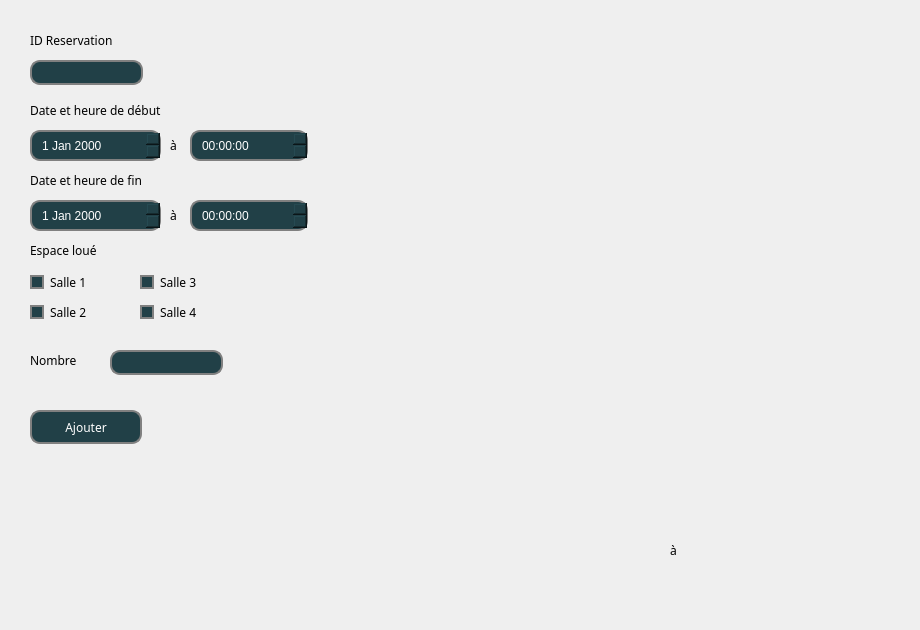
    <widget class="QWidget" name="tab">
     <attribute name="title">
      <string>Ajout</string>
     </attribute>
     <widget class="QCheckBox" name="S2">
      <property name="geometry">
       <rect>
        <x>30</x>
        <y>300</y>
        <width>102</width>
        <height>24</height>
       </rect>
      </property>
      <property name="palette">
       <palette>
        <active>
         <colorrole role="WindowText">
          <brush brushstyle="SolidPattern">
           <color alpha="255">
            <red>0</red>
            <green>0</green>
            <blue>0</blue>
           </color>
          </brush>
         </colorrole>
        </active>
        <inactive>
         <colorrole role="WindowText">
          <brush brushstyle="SolidPattern">
           <color alpha="255">
            <red>0</red>
            <green>0</green>
            <blue>0</blue>
           </color>
          </brush>
         </colorrole>
        </inactive>
        <disabled>
         <colorrole role="WindowText">
          <brush brushstyle="SolidPattern">
           <color alpha="255">
            <red>120</red>
            <green>120</green>
            <blue>120</blue>
           </color>
          </brush>
         </colorrole>
        </disabled>
       </palette>
      </property>
      <property name="font">
       <font>
        <family>Neue Haas Grotesk Text Pro Ligh</family>
       </font>
      </property>
      <property name="cursor">
       <cursorShape>PointingHandCursor</cursorShape>
      </property>
      <property name="styleSheet">
       <string notr="true">
QCheckBox::indicator
{
border: 2px solid gray;
     border-radius: 10px;
     padding: 0 8px;
     background: rgb(33, 64, 71);
     selection-background-color: darkgray;

}
QCheckBox::indicator:checked
{
background-color :rgb(67, 148, 164);
}</string>
      </property>
      <property name="text">
       <string>Salle 2</string>
      </property>
     </widget>
     <widget class="QLabel" name="label_9">
      <property name="geometry">
       <rect>
        <x>30</x>
        <y>170</y>
        <width>151</width>
        <height>20</height>
       </rect>
      </property>
      <property name="palette">
       <palette>
        <active>
         <colorrole role="WindowText">
          <brush brushstyle="SolidPattern">
           <color alpha="255">
            <red>0</red>
            <green>0</green>
            <blue>0</blue>
           </color>
          </brush>
         </colorrole>
        </active>
        <inactive>
         <colorrole role="WindowText">
          <brush brushstyle="SolidPattern">
           <color alpha="255">
            <red>0</red>
            <green>0</green>
            <blue>0</blue>
           </color>
          </brush>
         </colorrole>
        </inactive>
        <disabled>
         <colorrole role="WindowText">
          <brush brushstyle="SolidPattern">
           <color alpha="255">
            <red>120</red>
            <green>120</green>
            <blue>120</blue>
           </color>
          </brush>
         </colorrole>
        </disabled>
       </palette>
      </property>
      <property name="font">
       <font>
        <family>Neue Haas Grotesk Text Pro Ligh</family>
       </font>
      </property>
      <property name="text">
       <string>Date et heure de fin</string>
      </property>
     </widget>
     <widget class="QCheckBox" name="S1">
      <property name="geometry">
       <rect>
        <x>30</x>
        <y>270</y>
        <width>102</width>
        <height>24</height>
       </rect>
      </property>
      <property name="palette">
       <palette>
        <active>
         <colorrole role="WindowText">
          <brush brushstyle="SolidPattern">
           <color alpha="255">
            <red>0</red>
            <green>0</green>
            <blue>0</blue>
           </color>
          </brush>
         </colorrole>
        </active>
        <inactive>
         <colorrole role="WindowText">
          <brush brushstyle="SolidPattern">
           <color alpha="255">
            <red>0</red>
            <green>0</green>
            <blue>0</blue>
           </color>
          </brush>
         </colorrole>
        </inactive>
        <disabled>
         <colorrole role="WindowText">
          <brush brushstyle="SolidPattern">
           <color alpha="255">
            <red>120</red>
            <green>120</green>
            <blue>120</blue>
           </color>
          </brush>
         </colorrole>
        </disabled>
       </palette>
      </property>
      <property name="font">
       <font>
        <family>Neue Haas Grotesk Text Pro Ligh</family>
       </font>
      </property>
      <property name="cursor">
       <cursorShape>PointingHandCursor</cursorShape>
      </property>
      <property name="styleSheet">
       <string notr="true">
QCheckBox::indicator
{
border: 2px solid gray;
     border-radius: 10px;
     padding: 0 8px;
     background: rgb(33, 64, 71);
     selection-background-color: darkgray;

}
QCheckBox::indicator:checked
{
background-color :rgb(67, 148, 164);
}</string>
      </property>
      <property name="text">
       <string>Salle 1</string>
      </property>
     </widget>
     <widget class="QLabel" name="label_8">
      <property name="geometry">
       <rect>
        <x>30</x>
        <y>100</y>
        <width>181</width>
        <height>20</height>
       </rect>
      </property>
      <property name="palette">
       <palette>
        <active>
         <colorrole role="WindowText">
          <brush brushstyle="SolidPattern">
           <color alpha="255">
            <red>0</red>
            <green>0</green>
            <blue>0</blue>
           </color>
          </brush>
         </colorrole>
        </active>
        <inactive>
         <colorrole role="WindowText">
          <brush brushstyle="SolidPattern">
           <color alpha="255">
            <red>0</red>
            <green>0</green>
            <blue>0</blue>
           </color>
          </brush>
         </colorrole>
        </inactive>
        <disabled>
         <colorrole role="WindowText">
          <brush brushstyle="SolidPattern">
           <color alpha="255">
            <red>120</red>
            <green>120</green>
            <blue>120</blue>
           </color>
          </brush>
         </colorrole>
        </disabled>
       </palette>
      </property>
      <property name="font">
       <font>
        <family>Neue Haas Grotesk Text Pro Ligh</family>
       </font>
      </property>
      <property name="text">
       <string>Date et heure de début</string>
      </property>
     </widget>
     <widget class="QCheckBox" name="S4">
      <property name="geometry">
       <rect>
        <x>140</x>
        <y>300</y>
        <width>102</width>
        <height>24</height>
       </rect>
      </property>
      <property name="palette">
       <palette>
        <active>
         <colorrole role="WindowText">
          <brush brushstyle="SolidPattern">
           <color alpha="255">
            <red>0</red>
            <green>0</green>
            <blue>0</blue>
           </color>
          </brush>
         </colorrole>
        </active>
        <inactive>
         <colorrole role="WindowText">
          <brush brushstyle="SolidPattern">
           <color alpha="255">
            <red>0</red>
            <green>0</green>
            <blue>0</blue>
           </color>
          </brush>
         </colorrole>
        </inactive>
        <disabled>
         <colorrole role="WindowText">
          <brush brushstyle="SolidPattern">
           <color alpha="255">
            <red>120</red>
            <green>120</green>
            <blue>120</blue>
           </color>
          </brush>
         </colorrole>
        </disabled>
       </palette>
      </property>
      <property name="font">
       <font>
        <family>Neue Haas Grotesk Text Pro Ligh</family>
       </font>
      </property>
      <property name="cursor">
       <cursorShape>PointingHandCursor</cursorShape>
      </property>
      <property name="styleSheet">
       <string notr="true">
QCheckBox::indicator
{
border: 2px solid gray;
     border-radius: 10px;
     padding: 0 8px;
     background: rgb(33, 64, 71);
     selection-background-color: darkgray;

}
QCheckBox::indicator:checked
{
background-color :rgb(67, 148, 164);
}</string>
      </property>
      <property name="text">
       <string>Salle 4 </string>
      </property>
     </widget>
     <widget class="QLabel" name="label_7">
      <property name="geometry">
       <rect>
        <x>30</x>
        <y>240</y>
        <width>101</width>
        <height>20</height>
       </rect>
      </property>
      <property name="palette">
       <palette>
        <active>
         <colorrole role="WindowText">
          <brush brushstyle="SolidPattern">
           <color alpha="255">
            <red>0</red>
            <green>0</green>
            <blue>0</blue>
           </color>
          </brush>
         </colorrole>
        </active>
        <inactive>
         <colorrole role="WindowText">
          <brush brushstyle="SolidPattern">
           <color alpha="255">
            <red>0</red>
            <green>0</green>
            <blue>0</blue>
           </color>
          </brush>
         </colorrole>
        </inactive>
        <disabled>
         <colorrole role="WindowText">
          <brush brushstyle="SolidPattern">
           <color alpha="255">
            <red>120</red>
            <green>120</green>
            <blue>120</blue>
           </color>
          </brush>
         </colorrole>
        </disabled>
       </palette>
      </property>
      <property name="font">
       <font>
        <family>Neue Haas Grotesk Text Pro Ligh</family>
       </font>
      </property>
      <property name="text">
       <string>Espace loué</string>
      </property>
     </widget>
     <widget class="QCheckBox" name="S3">
      <property name="geometry">
       <rect>
        <x>140</x>
        <y>270</y>
        <width>102</width>
        <height>24</height>
       </rect>
      </property>
      <property name="palette">
       <palette>
        <active>
         <colorrole role="WindowText">
          <brush brushstyle="SolidPattern">
           <color alpha="255">
            <red>0</red>
            <green>0</green>
            <blue>0</blue>
           </color>
          </brush>
         </colorrole>
        </active>
        <inactive>
         <colorrole role="WindowText">
          <brush brushstyle="SolidPattern">
           <color alpha="255">
            <red>0</red>
            <green>0</green>
            <blue>0</blue>
           </color>
          </brush>
         </colorrole>
        </inactive>
        <disabled>
         <colorrole role="WindowText">
          <brush brushstyle="SolidPattern">
           <color alpha="255">
            <red>120</red>
            <green>120</green>
            <blue>120</blue>
           </color>
          </brush>
         </colorrole>
        </disabled>
       </palette>
      </property>
      <property name="font">
       <font>
        <family>Neue Haas Grotesk Text Pro Ligh</family>
       </font>
      </property>
      <property name="cursor">
       <cursorShape>PointingHandCursor</cursorShape>
      </property>
      <property name="styleSheet">
       <string notr="true">
QCheckBox::indicator
{
border: 2px solid gray;
     border-radius: 10px;
     padding: 0 8px;
     background: rgb(33, 64, 71);
     selection-background-color: darkgray;

}
QCheckBox::indicator:checked
{
background-color :rgb(67, 148, 164);
}</string>
      </property>
      <property name="text">
       <string>Salle 3</string>
      </property>
     </widget>
     <widget class="QLabel" name="LabelNomb">
      <property name="geometry">
       <rect>
        <x>30</x>
        <y>350</y>
        <width>71</width>
        <height>20</height>
       </rect>
      </property>
      <property name="palette">
       <palette>
        <active>
         <colorrole role="WindowText">
          <brush brushstyle="SolidPattern">
           <color alpha="255">
            <red>0</red>
            <green>0</green>
            <blue>0</blue>
           </color>
          </brush>
         </colorrole>
        </active>
        <inactive>
         <colorrole role="WindowText">
          <brush brushstyle="SolidPattern">
           <color alpha="255">
            <red>0</red>
            <green>0</green>
            <blue>0</blue>
           </color>
          </brush>
         </colorrole>
        </inactive>
        <disabled>
         <colorrole role="WindowText">
          <brush brushstyle="SolidPattern">
           <color alpha="255">
            <red>120</red>
            <green>120</green>
            <blue>120</blue>
           </color>
          </brush>
         </colorrole>
        </disabled>
       </palette>
      </property>
      <property name="font">
       <font>
        <family>Neue Haas Grotesk Text Pro Ligh</family>
       </font>
      </property>
      <property name="text">
       <string>Nombre</string>
      </property>
     </widget>
     <widget class="QPushButton" name="OKBUTT">
      <property name="geometry">
       <rect>
        <x>30</x>
        <y>410</y>
        <width>112</width>
        <height>34</height>
       </rect>
      </property>
      <property name="palette">
       <palette>
        <active>
         <colorrole role="WindowText">
          <brush brushstyle="SolidPattern">
           <color alpha="255">
            <red>255</red>
            <green>255</green>
            <blue>255</blue>
           </color>
          </brush>
         </colorrole>
         <colorrole role="Button">
          <brush brushstyle="SolidPattern">
           <color alpha="255">
            <red>33</red>
            <green>64</green>
            <blue>71</blue>
           </color>
          </brush>
         </colorrole>
         <colorrole role="Text">
          <brush brushstyle="SolidPattern">
           <color alpha="255">
            <red>255</red>
            <green>255</green>
            <blue>255</blue>
           </color>
          </brush>
         </colorrole>
         <colorrole role="ButtonText">
          <brush brushstyle="SolidPattern">
           <color alpha="255">
            <red>255</red>
            <green>255</green>
            <blue>255</blue>
           </color>
          </brush>
         </colorrole>
         <colorrole role="Base">
          <brush brushstyle="SolidPattern">
           <color alpha="255">
            <red>33</red>
            <green>64</green>
            <blue>71</blue>
           </color>
          </brush>
         </colorrole>
         <colorrole role="Window">
          <brush brushstyle="SolidPattern">
           <color alpha="255">
            <red>33</red>
            <green>64</green>
            <blue>71</blue>
           </color>
          </brush>
         </colorrole>
         <colorrole role="PlaceholderText">
          <brush brushstyle="NoBrush">
           <color alpha="128">
            <red>255</red>
            <green>255</green>
            <blue>255</blue>
           </color>
          </brush>
         </colorrole>
        </active>
        <inactive>
         <colorrole role="WindowText">
          <brush brushstyle="SolidPattern">
           <color alpha="255">
            <red>255</red>
            <green>255</green>
            <blue>255</blue>
           </color>
          </brush>
         </colorrole>
         <colorrole role="Button">
          <brush brushstyle="SolidPattern">
           <color alpha="255">
            <red>33</red>
            <green>64</green>
            <blue>71</blue>
           </color>
          </brush>
         </colorrole>
         <colorrole role="Text">
          <brush brushstyle="SolidPattern">
           <color alpha="255">
            <red>255</red>
            <green>255</green>
            <blue>255</blue>
           </color>
          </brush>
         </colorrole>
         <colorrole role="ButtonText">
          <brush brushstyle="SolidPattern">
           <color alpha="255">
            <red>255</red>
            <green>255</green>
            <blue>255</blue>
           </color>
          </brush>
         </colorrole>
         <colorrole role="Base">
          <brush brushstyle="SolidPattern">
           <color alpha="255">
            <red>33</red>
            <green>64</green>
            <blue>71</blue>
           </color>
          </brush>
         </colorrole>
         <colorrole role="Window">
          <brush brushstyle="SolidPattern">
           <color alpha="255">
            <red>33</red>
            <green>64</green>
            <blue>71</blue>
           </color>
          </brush>
         </colorrole>
         <colorrole role="PlaceholderText">
          <brush brushstyle="NoBrush">
           <color alpha="128">
            <red>255</red>
            <green>255</green>
            <blue>255</blue>
           </color>
          </brush>
         </colorrole>
        </inactive>
        <disabled>
         <colorrole role="WindowText">
          <brush brushstyle="SolidPattern">
           <color alpha="255">
            <red>255</red>
            <green>255</green>
            <blue>255</blue>
           </color>
          </brush>
         </colorrole>
         <colorrole role="Button">
          <brush brushstyle="SolidPattern">
           <color alpha="255">
            <red>33</red>
            <green>64</green>
            <blue>71</blue>
           </color>
          </brush>
         </colorrole>
         <colorrole role="Text">
          <brush brushstyle="SolidPattern">
           <color alpha="255">
            <red>255</red>
            <green>255</green>
            <blue>255</blue>
           </color>
          </brush>
         </colorrole>
         <colorrole role="ButtonText">
          <brush brushstyle="SolidPattern">
           <color alpha="255">
            <red>255</red>
            <green>255</green>
            <blue>255</blue>
           </color>
          </brush>
         </colorrole>
         <colorrole role="Base">
          <brush brushstyle="SolidPattern">
           <color alpha="255">
            <red>33</red>
            <green>64</green>
            <blue>71</blue>
           </color>
          </brush>
         </colorrole>
         <colorrole role="Window">
          <brush brushstyle="SolidPattern">
           <color alpha="255">
            <red>33</red>
            <green>64</green>
            <blue>71</blue>
           </color>
          </brush>
         </colorrole>
         <colorrole role="PlaceholderText">
          <brush brushstyle="NoBrush">
           <color alpha="128">
            <red>255</red>
            <green>255</green>
            <blue>255</blue>
           </color>
          </brush>
         </colorrole>
        </disabled>
       </palette>
      </property>
      <property name="font">
       <font>
        <family>Haas Grotesk 58 Pro</family>
        <weight>50</weight>
        <italic>false</italic>
        <bold>false</bold>
       </font>
      </property>
      <property name="cursor">
       <cursorShape>PointingHandCursor</cursorShape>
      </property>
      <property name="styleSheet">
       <string notr="true">QPushButton
{
  border: 2px solid gray;
  border-radius: 10px;
  padding: 0 8px;
  background:rgb(33, 64, 71);
  color:rgb(255, 255, 255);
  font: Neue Haas Grotesk Text Pro;
}</string>
      </property>
      <property name="text">
       <string>Ajouter</string>
      </property>
     </widget>
     <widget class="QLineEdit" name="Nbr">
      <property name="geometry">
       <rect>
        <x>110</x>
        <y>350</y>
        <width>113</width>
        <height>25</height>
       </rect>
      </property>
      <property name="styleSheet">
       <string notr="true">color:white;border: 2px solid gray;
     border-radius: 10px;
     padding: 0 8px;
     background: rgb(33, 64, 71);
     selection-background-color: darkgray;</string>
      </property>
     </widget>
     <widget class="QLabel" name="label_12">
      <property name="geometry">
       <rect>
        <x>30</x>
        <y>30</y>
        <width>111</width>
        <height>20</height>
       </rect>
      </property>
      <property name="palette">
       <palette>
        <active>
         <colorrole role="WindowText">
          <brush brushstyle="SolidPattern">
           <color alpha="255">
            <red>0</red>
            <green>0</green>
            <blue>0</blue>
           </color>
          </brush>
         </colorrole>
        </active>
        <inactive>
         <colorrole role="WindowText">
          <brush brushstyle="SolidPattern">
           <color alpha="255">
            <red>0</red>
            <green>0</green>
            <blue>0</blue>
           </color>
          </brush>
         </colorrole>
        </inactive>
        <disabled>
         <colorrole role="WindowText">
          <brush brushstyle="SolidPattern">
           <color alpha="255">
            <red>120</red>
            <green>120</green>
            <blue>120</blue>
           </color>
          </brush>
         </colorrole>
        </disabled>
       </palette>
      </property>
      <property name="font">
       <font>
        <family>Neue Haas Grotesk Text Pro Ligh</family>
       </font>
      </property>
      <property name="text">
       <string>ID Reservation</string>
      </property>
     </widget>
     <widget class="QLineEdit" name="Idres1">
      <property name="geometry">
       <rect>
        <x>30</x>
        <y>60</y>
        <width>113</width>
        <height>25</height>
       </rect>
      </property>
      <property name="styleSheet">
       <string notr="true">    border: 2px solid gray;
     border-radius: 10px;
     padding: 0 8px;
     background: rgb(33, 64, 71);
     selection-background-color: white;
     color:white;</string>
      </property>
      <property name="text">
       <string/>
      </property>
     </widget>
     <widget class="QLabel" name="label_3">
      <property name="geometry">
       <rect>
        <x>-70</x>
        <y>-50</y>
        <width>911</width>
        <height>621</height>
       </rect>
      </property>
      <property name="text">
       <string/>
      </property>
      <property name="pixmap">
       <pixmap>C:/Users/ilyes/Downloads/312712033_810953443508217_8693627082314370591_n.png</pixmap>
      </property>
     </widget>
     <widget class="QTimeEdit" name="l11">
      <property name="geometry">
       <rect>
        <x>190</x>
        <y>130</y>
        <width>118</width>
        <height>31</height>
       </rect>
      </property>
      <property name="styleSheet">
       <string notr="true">border: 2px solid gray;
     border-radius: 10px;
     padding: 0 8px;
     background: rgb(33, 64, 71);
     selection-background-color: darkgray;color:white;</string>
      </property>
     </widget>
     <widget class="QDateEdit" name="datedd">
      <property name="geometry">
       <rect>
        <x>30</x>
        <y>130</y>
        <width>131</width>
        <height>31</height>
       </rect>
      </property>
      <property name="styleSheet">
       <string notr="true">border: 2px solid gray;
     border-radius: 10px;
     padding: 0 8px;
     background: rgb(33, 64, 71);
     selection-background-color: darkgray;color:white;</string>
      </property>
     </widget>
     <widget class="QLabel" name="label_24">
      <property name="geometry">
       <rect>
        <x>670</x>
        <y>540</y>
        <width>16</width>
        <height>20</height>
       </rect>
      </property>
      <property name="palette">
       <palette>
        <active>
         <colorrole role="WindowText">
          <brush brushstyle="SolidPattern">
           <color alpha="255">
            <red>0</red>
            <green>0</green>
            <blue>0</blue>
           </color>
          </brush>
         </colorrole>
        </active>
        <inactive>
         <colorrole role="WindowText">
          <brush brushstyle="SolidPattern">
           <color alpha="255">
            <red>0</red>
            <green>0</green>
            <blue>0</blue>
           </color>
          </brush>
         </colorrole>
        </inactive>
        <disabled>
         <colorrole role="WindowText">
          <brush brushstyle="SolidPattern">
           <color alpha="255">
            <red>120</red>
            <green>120</green>
            <blue>120</blue>
           </color>
          </brush>
         </colorrole>
        </disabled>
       </palette>
      </property>
      <property name="font">
       <font>
        <family>Neue Haas Grotesk Text Pro Ligh</family>
       </font>
      </property>
      <property name="text">
       <string>à</string>
      </property>
     </widget>
     <widget class="QLabel" name="label_31">
      <property name="geometry">
       <rect>
        <x>170</x>
        <y>130</y>
        <width>20</width>
        <height>31</height>
       </rect>
      </property>
      <property name="palette">
       <palette>
        <active>
         <colorrole role="WindowText">
          <brush brushstyle="SolidPattern">
           <color alpha="255">
            <red>0</red>
            <green>0</green>
            <blue>0</blue>
           </color>
          </brush>
         </colorrole>
        </active>
        <inactive>
         <colorrole role="WindowText">
          <brush brushstyle="SolidPattern">
           <color alpha="255">
            <red>0</red>
            <green>0</green>
            <blue>0</blue>
           </color>
          </brush>
         </colorrole>
        </inactive>
        <disabled>
         <colorrole role="WindowText">
          <brush brushstyle="SolidPattern">
           <color alpha="255">
            <red>120</red>
            <green>120</green>
            <blue>120</blue>
           </color>
          </brush>
         </colorrole>
        </disabled>
       </palette>
      </property>
      <property name="font">
       <font>
        <family>Neue Haas Grotesk Text Pro Ligh</family>
       </font>
      </property>
      <property name="text">
       <string>à</string>
      </property>
     </widget>
     <widget class="QTimeEdit" name="hff">
      <property name="geometry">
       <rect>
        <x>190</x>
        <y>200</y>
        <width>118</width>
        <height>31</height>
       </rect>
      </property>
      <property name="styleSheet">
       <string notr="true">border: 2px solid gray;
     border-radius: 10px;
     padding: 0 8px;
     background: rgb(33, 64, 71);
     selection-background-color: darkgray;color:white;</string>
      </property>
     </widget>
     <widget class="QLabel" name="label_32">
      <property name="geometry">
       <rect>
        <x>170</x>
        <y>200</y>
        <width>20</width>
        <height>31</height>
       </rect>
      </property>
      <property name="palette">
       <palette>
        <active>
         <colorrole role="WindowText">
          <brush brushstyle="SolidPattern">
           <color alpha="255">
            <red>0</red>
            <green>0</green>
            <blue>0</blue>
           </color>
          </brush>
         </colorrole>
        </active>
        <inactive>
         <colorrole role="WindowText">
          <brush brushstyle="SolidPattern">
           <color alpha="255">
            <red>0</red>
            <green>0</green>
            <blue>0</blue>
           </color>
          </brush>
         </colorrole>
        </inactive>
        <disabled>
         <colorrole role="WindowText">
          <brush brushstyle="SolidPattern">
           <color alpha="255">
            <red>120</red>
            <green>120</green>
            <blue>120</blue>
           </color>
          </brush>
         </colorrole>
        </disabled>
       </palette>
      </property>
      <property name="font">
       <font>
        <family>Neue Haas Grotesk Text Pro Ligh</family>
       </font>
      </property>
      <property name="text">
       <string>à</string>
      </property>
     </widget>
     <widget class="QDateEdit" name="dateff">
      <property name="geometry">
       <rect>
        <x>30</x>
        <y>200</y>
        <width>131</width>
        <height>31</height>
       </rect>
      </property>
      <property name="styleSheet">
       <string notr="true">border: 2px solid gray;
     border-radius: 10px;
     padding: 0 8px;
     background: rgb(33, 64, 71);
     selection-background-color: darkgray;color:white;</string>
      </property>
     </widget>
     <zorder>label_3</zorder>
     <zorder>S2</zorder>
     <zorder>label_9</zorder>
     <zorder>S1</zorder>
     <zorder>label_8</zorder>
     <zorder>S4</zorder>
     <zorder>label_7</zorder>
     <zorder>S3</zorder>
     <zorder>LabelNomb</zorder>
     <zorder>OKBUTT</zorder>
     <zorder>Nbr</zorder>
     <zorder>label_12</zorder>
     <zorder>Idres1</zorder>
     <zorder>l11</zorder>
     <zorder>datedd</zorder>
     <zorder>label_24</zorder>
     <zorder>label_31</zorder>
     <zorder>hff</zorder>
     <zorder>label_32</zorder>
     <zorder>dateff</zorder>
    </widget>
